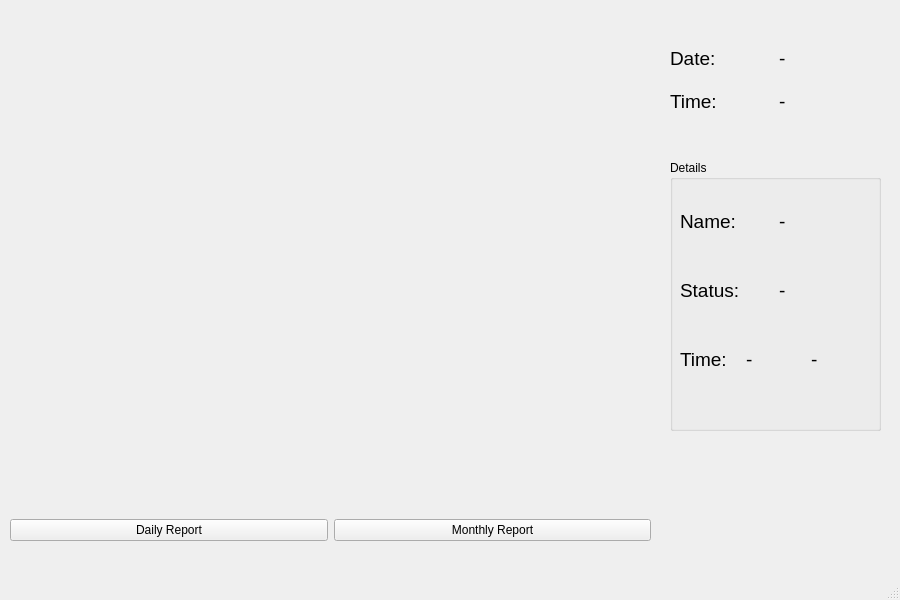
<?xml version="1.0" encoding="UTF-8"?>
<ui version="4.0">
 <class>MainWindow</class>
 <widget class="QMainWindow" name="MainWindow">
  <property name="geometry">
   <rect>
    <x>0</x>
    <y>0</y>
    <width>900</width>
    <height>600</height>
   </rect>
  </property>
  <property name="windowTitle">
   <string>FaceRec</string>
  </property>
  <widget class="QWidget" name="centralwidget">
   <widget class="QWidget" name="horizontalLayoutWidget">
    <property name="geometry">
     <rect>
      <x>10</x>
      <y>490</y>
      <width>641</width>
      <height>80</height>
     </rect>
    </property>
    <layout class="QHBoxLayout" name="horizontalLayout">
     <item>
      <widget class="QPushButton" name="DailyReportButton">
       <property name="text">
        <string>Daily Report</string>
       </property>
      </widget>
     </item>
     <item>
      <widget class="QPushButton" name="MonthlyReportButton">
       <property name="text">
        <string>Monthly Report</string>
       </property>
      </widget>
     </item>
    </layout>
   </widget>
   <widget class="QWidget" name="gridLayoutWidget">
    <property name="geometry">
     <rect>
      <x>670</x>
      <y>40</y>
      <width>211</width>
      <height>80</height>
     </rect>
    </property>
    <layout class="QGridLayout" name="gridLayout">
     <item row="0" column="0">
      <layout class="QHBoxLayout" name="horizontalLayout_2">
       <item>
        <widget class="QLabel" name="label">
         <property name="enabled">
          <bool>true</bool>
         </property>
         <property name="font">
          <font>
           <pointsize>14</pointsize>
          </font>
         </property>
         <property name="text">
          <string>Date:</string>
         </property>
        </widget>
       </item>
       <item>
        <widget class="QLabel" name="DateLabel">
         <property name="enabled">
          <bool>true</bool>
         </property>
         <property name="font">
          <font>
           <pointsize>14</pointsize>
          </font>
         </property>
         <property name="text">
          <string>-</string>
         </property>
        </widget>
       </item>
      </layout>
     </item>
     <item row="1" column="0">
      <layout class="QHBoxLayout" name="horizontalLayout_3">
       <item>
        <widget class="QLabel" name="label_2">
         <property name="enabled">
          <bool>true</bool>
         </property>
         <property name="font">
          <font>
           <pointsize>14</pointsize>
          </font>
         </property>
         <property name="text">
          <string>Time:</string>
         </property>
        </widget>
       </item>
       <item>
        <widget class="QLabel" name="TimeLabel">
         <property name="enabled">
          <bool>true</bool>
         </property>
         <property name="font">
          <font>
           <pointsize>14</pointsize>
          </font>
         </property>
         <property name="text">
          <string>-</string>
         </property>
        </widget>
       </item>
      </layout>
     </item>
    </layout>
   </widget>
   <widget class="QGroupBox" name="groupBox">
    <property name="geometry">
     <rect>
      <x>670</x>
      <y>160</y>
      <width>211</width>
      <height>271</height>
     </rect>
    </property>
    <property name="title">
     <string>Details</string>
    </property>
    <widget class="QWidget" name="gridLayoutWidget_2">
     <property name="geometry">
      <rect>
       <x>10</x>
       <y>30</y>
       <width>191</width>
       <height>201</height>
      </rect>
     </property>
     <layout class="QGridLayout" name="gridLayout_2">
      <item row="1" column="0">
       <layout class="QHBoxLayout" name="horizontalLayout_5">
        <item>
         <widget class="QLabel" name="label_4">
          <property name="enabled">
           <bool>true</bool>
          </property>
          <property name="font">
           <font>
            <pointsize>14</pointsize>
           </font>
          </property>
          <property name="text">
           <string>Status:</string>
          </property>
         </widget>
        </item>
        <item>
         <widget class="QLabel" name="StatusLabel">
          <property name="enabled">
           <bool>true</bool>
          </property>
          <property name="font">
           <font>
            <pointsize>14</pointsize>
           </font>
          </property>
          <property name="text">
           <string>-</string>
          </property>
         </widget>
        </item>
       </layout>
      </item>
      <item row="0" column="0">
       <layout class="QHBoxLayout" name="horizontalLayout_4">
        <item>
         <widget class="QLabel" name="label_3">
          <property name="enabled">
           <bool>true</bool>
          </property>
          <property name="font">
           <font>
            <pointsize>14</pointsize>
           </font>
          </property>
          <property name="text">
           <string>Name:</string>
          </property>
         </widget>
        </item>
        <item>
         <widget class="QLabel" name="NameLabel">
          <property name="enabled">
           <bool>true</bool>
          </property>
          <property name="font">
           <font>
            <pointsize>14</pointsize>
           </font>
          </property>
          <property name="text">
           <string>-</string>
          </property>
         </widget>
        </item>
       </layout>
      </item>
      <item row="2" column="0">
       <layout class="QHBoxLayout" name="horizontalLayout_7">
        <item>
         <widget class="QLabel" name="label_6">
          <property name="enabled">
           <bool>true</bool>
          </property>
          <property name="font">
           <font>
            <pointsize>14</pointsize>
           </font>
          </property>
          <property name="text">
           <string>Time:</string>
          </property>
         </widget>
        </item>
        <item>
         <widget class="QLabel" name="HourLabel">
          <property name="enabled">
           <bool>true</bool>
          </property>
          <property name="font">
           <font>
            <pointsize>14</pointsize>
           </font>
          </property>
          <property name="text">
           <string>-</string>
          </property>
         </widget>
        </item>
        <item>
         <widget class="QLabel" name="MinuteLabel">
          <property name="enabled">
           <bool>true</bool>
          </property>
          <property name="font">
           <font>
            <pointsize>14</pointsize>
           </font>
          </property>
          <property name="text">
           <string>-</string>
          </property>
         </widget>
        </item>
       </layout>
      </item>
     </layout>
    </widget>
   </widget>
   <widget class="QLabel" name="imgLabel">
    <property name="geometry">
     <rect>
      <x>10</x>
      <y>10</y>
      <width>640</width>
      <height>480</height>
     </rect>
    </property>
    <property name="text">
     <string/>
    </property>
   </widget>
  </widget>
  <widget class="QMenuBar" name="menubar">
   <property name="geometry">
    <rect>
     <x>0</x>
     <y>0</y>
     <width>900</width>
     <height>22</height>
    </rect>
   </property>
  </widget>
  <widget class="QStatusBar" name="statusbar"/>
 </widget>
 <resources/>
 <connections/>
</ui>
